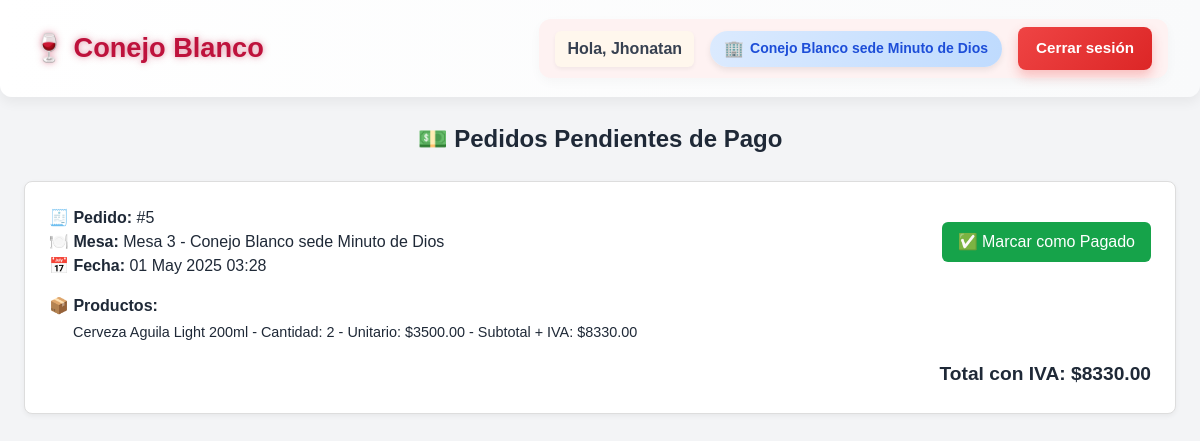
Before: /api/pedidos/por_pagar/ (signed in) with the older database file.
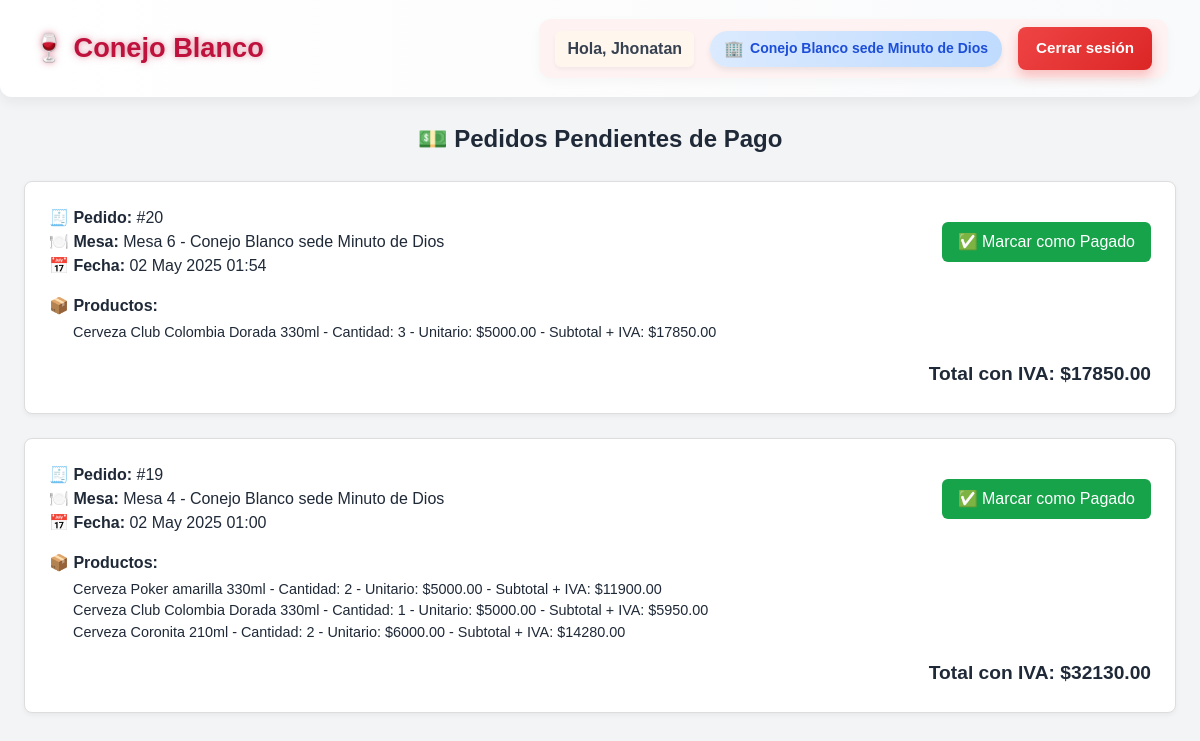
After: the same page with the newer database file.
### pedidos/models.py (models this page shows, shortened)
class Pedido(models.Model):
    usuario = models.ForeignKey(Usuario, on_delete=models.CASCADE)
    mesa = models.ForeignKey(Mesa, on_delete=models.SET_NULL, null=True, blank=True)
    pagado = models.BooleanField(default=False)
    estado = models.CharField(max_length=20, choices=ESTADOS_PEDIDO, default='pendiente')
    creado = models.DateTimeField(auto_now_add=True)

class PedidoProducto(models.Model):
    pedido = models.ForeignKey('Pedido', related_name='productos', on_delete=models.CASCADE)
    producto = models.ForeignKey(Producto, on_delete=models.CASCADE)
    cantidad = models.PositiveIntegerField()
    precio_unitario = models.DecimalField(max_digits=10, decimal_places=2, default=0.00)
    def subtotal_con_iva(self):
        return self.precio_unitario * self.cantidad * Decimal('1.19')

### mesa/models.py (models this page shows)
class Mesa(models.Model):
    UBICACIONES = (
        (1, 'Primer piso'),
        (2, 'Segundo piso'),
    )
    numeroMesa = models.PositiveIntegerField()
    capacidad = models.PositiveIntegerField()
    ubicacion = models.IntegerField(choices=UBICACIONES)
    sede = models.ForeignKey(Sede, on_delete=models.CASCADE)
    ocupada = models.BooleanField(default=False)
    def __str__(self):
        return f"Mesa {self.numeroMesa} - {self.sede.nombre}"
    class Meta:
        unique_together = ('numeroMesa', 'sede')  # Evitar duplicados en una sede

### sede/models.py (models this page shows, shortened)
class Sede(models.Model):
    nombre = models.CharField(max_length=100)
    direccion = models.CharField(max_length=255)
    telefono = models.CharField(max_length=20)
    email = models.EmailField()

### productos/models.py (models this page shows, shortened)
class Producto(models.Model):
    nombre = models.CharField(max_length=100)
    descripcion = models.TextField(blank=True, null=True)

### pedidos/views.py (the view)
# urls.py: path('por_pagar/', pedidos_por_pagar, name='pedidos_por_pagar'),
@login_required
def pedidos_por_pagar(request):
    if request.user.rol not in ['cajero', 'administrador']:
        return redirect('dashboard')
    sede_usuario = request.user.sede
    pedidos = Pedido.objects.filter(
        usuario__sede=sede_usuario,
        estado='pendiente'
    ).select_related('usuario').order_by('-creado')
    return render(request, 'pedidos/pedidos_por_pagar.html', {'pedidos': pedidos})

### pedidos/templatetags/custom_filters.py (called while the page is built)
@register.filter
def total_con_iva(productos):
    total = 0
    for item in productos:
        total += item.subtotal_con_iva()
    return round(total, 2)

### templates/pedidos/pedidos_por_pagar.html (shortened to what this page needs)
{% extends 'base.html' %}
{% load static %}
{% load custom_filters %}
{% block head %}
<link rel="stylesheet" href="{% static 'css/pedidos/pedidos_pendientes.css' %}">
{% endblock %}
{% block content %}
<h2 class="titulo-seccion">💵 Pedidos Pendientes de Pago</h2>
{% if pedidos %}
<div class="contenedor-pedidos">
    {% for pedido in pedidos %}
    <div class="pedido-card">
        <div class="pedido-header">
            <div>
                <p><strong>🧾 Pedido:</strong> #{{ pedido.id }}</p>
                <p><strong>🍽️ Mesa:</strong> {{ pedido.mesa }}</p>
                <p><strong>📅 Fecha:</strong> {{ pedido.creado|date:"d M Y H:i" }}</p>
            </div>
            <div>
                <button onclick="confirmarPago(this)" class="btn-pagar"
                    data-url="{% url 'marcar_pedido_pagado' pedido.id %}">
                    ✅ Marcar como Pagado
                </button>
            </div>
        </div>
        <div>
            <p class="font-semibold mb-1">📦 Productos:</p>
            <ul class="lista-productos">
                {% for item in pedido.productos.all %}
                    <li>{{ item.producto.nombre }} - Cantidad: {{ item.cantidad }} - Unitario: ${{ item.precio_unitario }} - Subtotal + IVA: ${{ item.subtotal_con_iva|floatformat:2 }}</li>
                {% endfor %}
            </ul>
        </div>
        <div class="total-pedido">
            Total con IVA: ${{ pedido.productos.all|total_con_iva }}
        </div>
    </div>
    {% endfor %}
</div>
{% else %}
<p class="mensaje-vacio">No hay pedidos pendientes de pago.</p>
{% endif %}
{% endblock %}

Changed rows visible on the page:
no longer on this page (row edited): Pedido: id "5", mesa "Mesa 3 - Conejo Blanco sede Minuto de Dios", creado "01 May 2025 03:28", productos.all|total_con_iva "8330.00"
no longer on this page (row unchanged): PedidoProducto: producto.nombre "Cerveza Aguila Light 200ml", cantidad "2", precio_unitario "3500.00", subtotal_con_iva "8330.00", shown under "5"
added Pedido: id "20", mesa "Mesa 6 - Conejo Blanco sede Minuto de Dios", creado "02 May 2025 01:54", productos.all|total_con_iva "17850.00"
added PedidoProducto: producto.nombre "Cerveza Club Colombia Dorada 330ml", cantidad "3", precio_unitario "5000.00", subtotal_con_iva "17850.00", shown under "20"
added Pedido: id "19", mesa "Mesa 4 - Conejo Blanco sede Minuto de Dios", creado "02 May 2025 01:00", productos.all|total_con_iva "32130.00"
added PedidoProducto: producto.nombre "Cerveza Poker amarilla 330ml", cantidad "2", precio_unitario "5000.00", subtotal_con_iva "11900.00", shown under "19"
added PedidoProducto: producto.nombre "Cerveza Club Colombia Dorada 330ml", cantidad "1", precio_unitario "5000.00", subtotal_con_iva "5950.00", shown under "19"
added PedidoProducto: producto.nombre "Cerveza Coronita 210ml", cantidad "2", precio_unitario "6000.00", subtotal_con_iva "14280.00", shown under "19"
